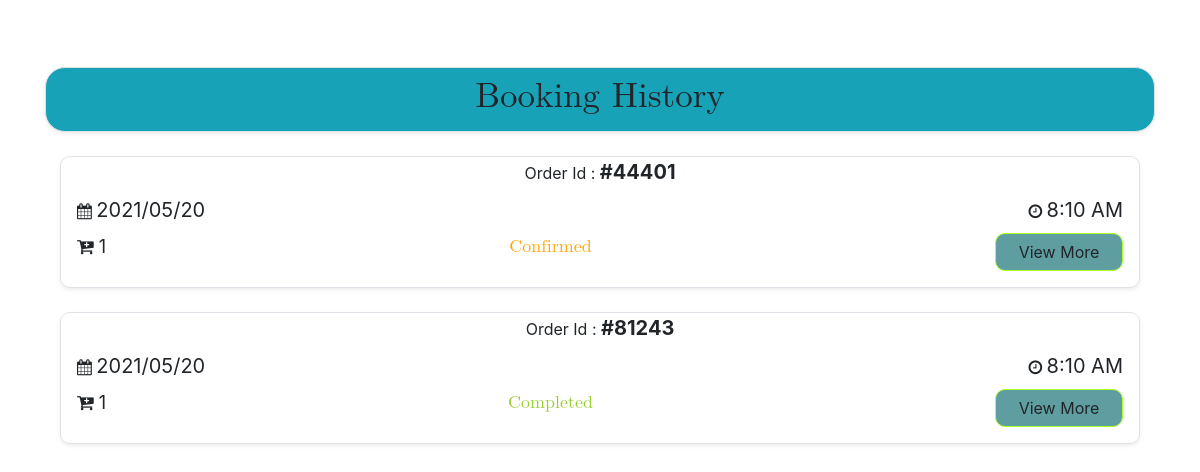
Page /Coustmer/booking_shop_by_customer.php (signed in) on the committed database.
### tables this page shows
CREATE TABLE `booking_renter` (
  `slno` int(100) NOT NULL,
  `booking_id` varchar(255) NOT NULL,
  `shop_id` int(255) NOT NULL,
  `booking_status` varchar(255) NOT NULL,
  `booking_date` varchar(255) NOT NULL,
  `booking_time` varchar(255) NOT NULL,
  `otp` varchar(4) NOT NULL,
  `user_id` int(100) NOT NULL,
  `date` date NOT NULL,
  `rating` varchar(255) NOT NULL,
  `cancel_reason` varchar(100) NOT NULL,
  `date_of_b` datetime NOT NULL DEFAULT CURRENT_TIMESTAMP
);

### Coustmer/booking_shop_by_customer.php (the view, shortened to what this page needs)
<?php
include '../Connection/connection.php';
if(isset($_SESSION['loggedin'])){
?>
<!doctype html>
<html lang="en">
<head>
    <link rel="stylesheet" href="https://cdn.jsdelivr.net/npm/bootstrap@4.5.3/dist/css/bootstrap.min.css"
>
    <link rel="stylesheet" href="https://cdnjs.cloudflare.com/ajax/libs/font-awesome/4.7.0/css/font-awesome.min.css">
</head>
<body style="background-color: #ffffff;">
    <div class="container">
        <div class="shadow-sm border bg-info" style="width:100%; height:65px; margin-top:67px; border-radius:20px;">
            <div class="text-center" style="padding-top:3px; font-family: math; font-size:35px;">Booking History</div>
        </div>
        <?php
$user_id=$_SESSION['user_id'];
$sql = "select * from `booking_renter` where `user_id`='$user_id' order by `date_of_b` desc";
$result = mysqli_query($conn, $sql);
while($row = mysqli_fetch_assoc($result)){
$booking_id=$row['booking_id'];
$booking_status=$row['booking_status'];
?>
        <div class="container">
            <div class="shadow-sm border my-4" style="width: 100%; border-radius: 10px;">
                <div class="text-center">
                    Order Id : <span style="font-size: 20px;"><b>#<?php echo $row['booking_id']  ?></b></span>
                </div>
                <div class="d-flex justify-content-between">
                    <div class="ml-3 mt-2">
                        <i class="fa fa-calendar" aria-hidden="true"></i>
                        <span style="font-size: 20px;"><?php echo $row['booking_date']  ?> </span>
                    </div>
                    <div class="mr-3 mt-2">
                        <i class="fa fa-clock-o" aria-hidden="true"></i>
                        <span style="font-size: 20px;"><?php echo $row['booking_time']  ?></span>
                    </div>
                </div>
                <div class="d-flex justify-content-between mb-2 mt-2">
                    <?php
    $sql1="select * from `bookings` where `user_id`='$user_id' and `booking_id`='$booking_id'";
    $result1 = mysqli_query($conn, $sql1);
    $nums = mysqli_num_rows($result1);
    ?>
                    <div class="ml-3" style="font-size: 18px;">
                        <i class="fa fa-cart-plus" aria-hidden="true"></i>
                        <?php echo $nums  ?>
                    </div>
                    <?php
                        if($booking_status=='Cancelled'){
                            ?>
                    <div style="font-size: 18px; color:red; font-family: math;">Cancelled</div>
                    <?php
                        }
                        else if ($booking_status=='Completed'){
?>
                    <div style="font-size: 18px; color:yellowgreen; font-family: math;">Completed</div>
                    <?php
                        }
                        else if($booking_status=='Confirmed'){
                            ?>
                    <div style="font-size: 18px; color:orange; font-family: math;">Confirmed</div>
                    <?php
                        }
                        ?>
                    <div class="mr-3">
                        <a href="view_bookings_of_customer.php?bookings_id=<?php echo $row['booking_id'] ?>&shop_id=<?php echo $row['shop_id'] ?>&booking_status=<?php echo $booking_status ?>"
                            class="btn btn-default form-control  mb-2"
                            style="border-radius: 10px;     background: cadetblue; width: 8rem; border-color: greenyellow;"
                            type="submit">View More</a>
                    </div>
                </div>
            </div>
        </div>
        <?php  } ?>
</body>
</html>
<?php } ?>

### rows in the picture
booking_renter: booking "44401", booking_date "2021/05/20", booking_time "8:10 AM", nums "1", booking_status "Confirmed"
booking_renter: booking "81243", booking_date "2021/05/20", booking_time "8:10 AM", nums "1", booking_status "Completed"
